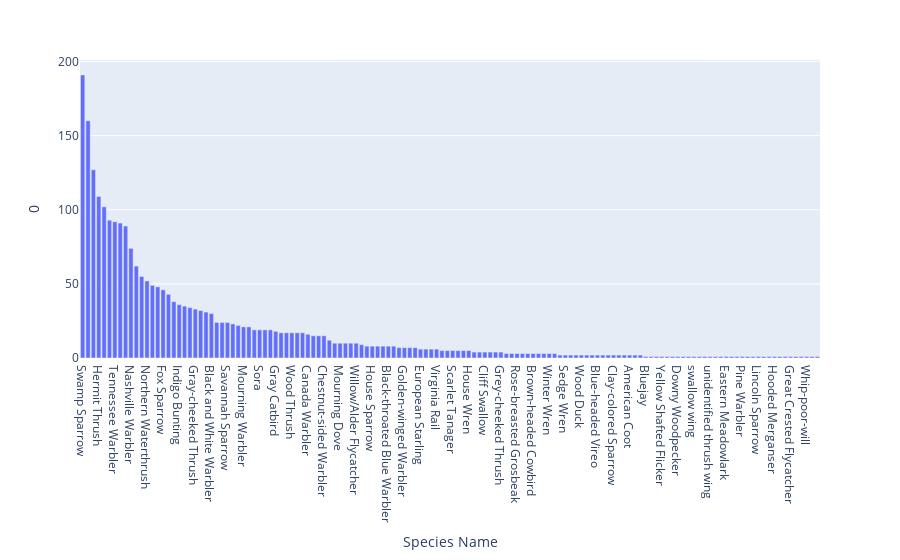
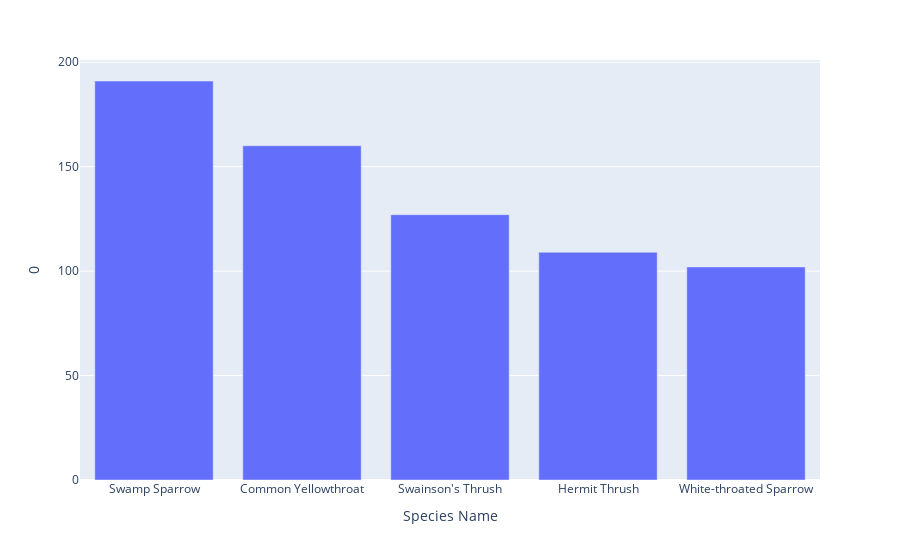

Notebook cell for these charts, in order:
### Code cell
#bar chart for collisions by species
fig = px.bar(species_data, x="Species Name", y="0")
fig.show()
fig = px.bar(species_data.head(), x="Species Name", y="0")
fig.show()

### Figure 1 — Plotly figure (JSON) as saved in the notebook; plotly's stock layout.template omitted (floating-point values rounded to 4 significant figures; data arrays with more than 128 entries replaced by an {"elided": "..."} marker saying what was removed)
{"data": [{"alignmentgroup": "True", "hovertemplate": "Species Name=%{x}<br>0=%{y}<extra></extra>", "legendgroup": "", "marker": {"color": "#636efa", "pattern": {"shape": ""}}, "name": "", "offsetgroup": "", "orientation": "v", "showlegend": false, "textposition": "auto", "type": "bar", "x": {"elided": "138 str values"}, "xaxis": "x", "y": {"elided": "138 int values"}, "yaxis": "y"}], "layout": {"autosize": true, "barmode": "relative", "legend": {"tracegroupgap": 0}, "margin": {"t": 60}, "xaxis": {"anchor": "y", "autorange": true, "domain": [0, 1], "range": [-0.5, 137.5], "title": {"text": "Species Name"}, "type": "category"}, "yaxis": {"anchor": "x", "autorange": true, "domain": [0, 1], "range": [0, 201.1], "title": {"text": "0"}, "type": "linear"}}}

### Figure 2 — Plotly figure (JSON) as saved in the notebook; plotly's stock layout.template omitted (floating-point values rounded to 4 significant figures)
{"data": [{"alignmentgroup": "True", "hovertemplate": "Species Name=%{x}<br>0=%{y}<extra></extra>", "legendgroup": "", "marker": {"color": "#636efa", "pattern": {"shape": ""}}, "name": "", "offsetgroup": "", "orientation": "v", "showlegend": false, "textposition": "auto", "type": "bar", "x": ["Swamp Sparrow", "Common Yellowthroat", "Swainson's Thrush", "Hermit Thrush", "White-throated Sparrow"], "xaxis": "x", "y": [191, 160, 127, 109, 102], "yaxis": "y"}], "layout": {"autosize": true, "barmode": "relative", "legend": {"tracegroupgap": 0}, "margin": {"t": 60}, "xaxis": {"anchor": "y", "autorange": true, "domain": [0, 1], "range": [-0.5, 4.5], "title": {"text": "Species Name"}, "type": "category"}, "yaxis": {"anchor": "x", "autorange": true, "domain": [0, 1], "range": [0, 201.1], "title": {"text": "0"}, "type": "linear"}}}
